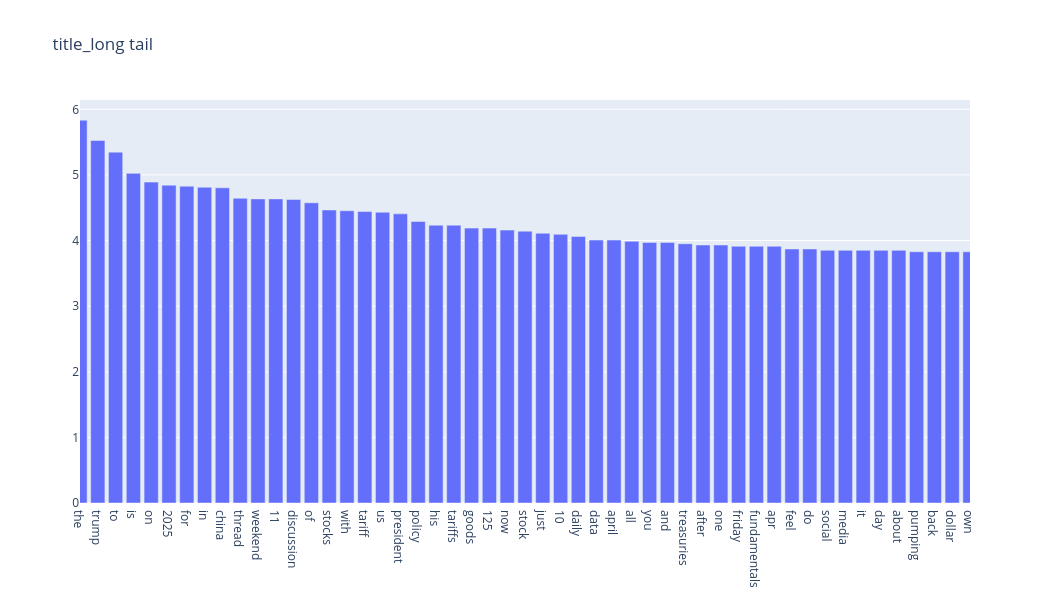

Notebook source saved alongside this figure:
### Code cell
top=300
indices_title = np.argsort(term_freq_title)[::-1][:top]
word = [count_vect_title.get_feature_names_out()[i] for i in indices_title]
freq = term_freq_title_log[indices_title]

fig = go.Figure(go.Bar(x=word, 
                       y=freq))
fig.update_layout(
    title='title_long tail',
    xaxis=dict(
        tickmode='array',
        range=[0, 50]
    ),
    width=1050,
    height=600
)


fig.show()

print("經過取log後，可以看出更明顯的落差，向是this到record之間，有明顯數值變化的趨勢")

### Figure 1 — Plotly figure (JSON) as saved in the notebook; plotly's stock layout.template omitted (floating-point values rounded to 4 significant figures; data arrays with more than 128 entries replaced by an {"elided": "..."} marker saying what was removed)
{"data": [{"type": "bar", "x": {"elided": "300 str values"}, "y": {"elided": "300 float values"}}], "layout": {"height": 600, "title": {"text": "title_long tail"}, "width": 1050, "xaxis": {"range": [0, 50], "tickmode": "array", "type": "category"}, "yaxis": {"autorange": true, "range": [0, 6.142], "type": "linear"}}}
